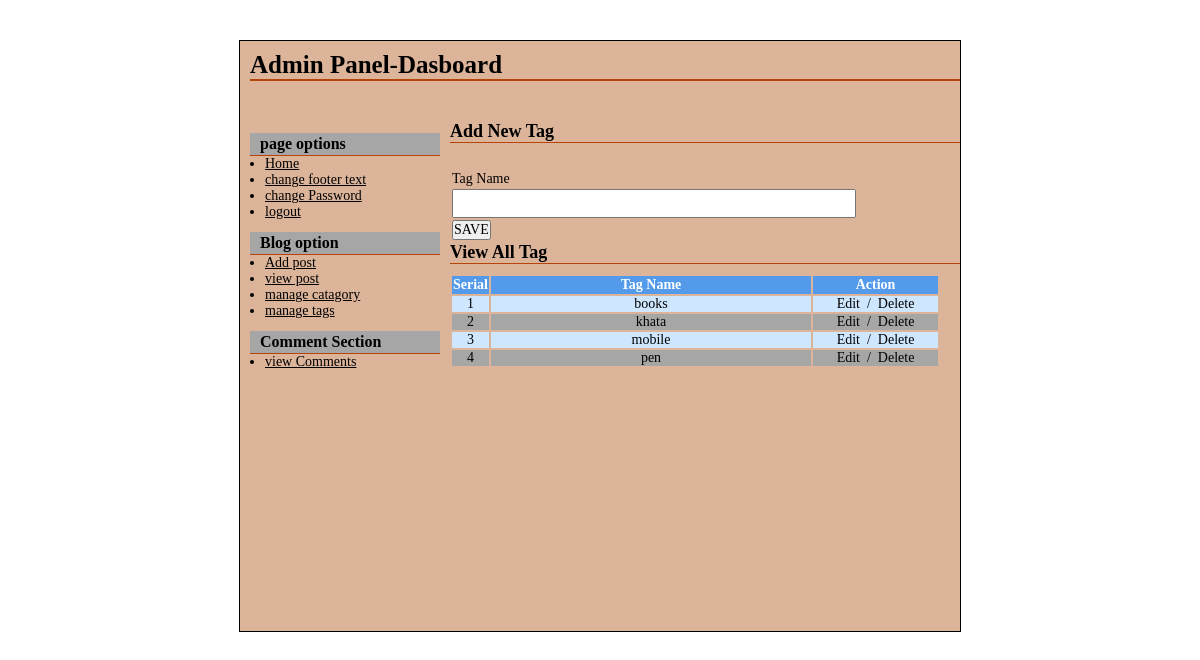
The app's page /admin/manage-tag.php (signed in) with its own data.
### tables this page shows
CREATE TABLE IF NOT EXISTS `tbl_tag` (
  `tag_id` int(11) NOT NULL AUTO_INCREMENT,
  `tag_name` varchar(256) NOT NULL,
  PRIMARY KEY (`tag_id`)
);

### admin/manage-tag.php (the view, shortened to what this page needs)
 <?php
include("../config.php");
?>
 <?php include("header.php");?>
<h2>Add New Tag</h2>
<p>&nbsp;</p>
<form action="" method="post">
<table class="tbl1">
<tr>
<td>Tag Name</td>
</tr>
<tr>
<td><input class="medium" type="text" name="tag_name"></td>
</tr>
<tr>
<td><input type="submit" value="SAVE" name="form1"></td>
</tr>
</table>
</form>
<h2>View All Tag</h2>
<table class="tbl2" width="70%">
<tr>
	<th width="3%">Serial</th>
	<th width="70%"> Tag Name</th>
	<th width="70%">Action</th>
</tr>
<?php
$i=0;
$statement=$db->prepare("SELECT * FROM tbl_tag ORDER BY tag_name ASC");
$statement->execute();
$result=$statement->fetchAll(PDO::FETCH_ASSOC);
foreach($result as $row)
{
	$i++;
?>
	<tr>
	<td><?php echo $i;?></td>
	<td><?php echo $row['tag_name'];?></td>
	<td><a class="fancybox" href="#inline<?php echo $i;?>" >Edit</a>
	&nbsp;/&nbsp;
	<a onclick='return confirmDelete();' href="manage-tag.php?id=<?php echo $row['tag_id'];?>">Delete</a></td>
</tr>
<?php
}
?>
</table>
<?php include("footer.php");?>

### styles_admin.css (style rules this page uses)
* { margin:0;padding:0; }
body { font-family:arial; font-size:14px; }
body,input,select,textarea { font-family:'Times New Roman',arial; font-size:14px; }
input.medium[type='text'], input.medium[type='password'] { width:400px; }
table.tbl1 { margin-top:10px; }
table.tbl1 tr td input[type='text'] { height:25px; line-height:25px; }
table.tbl2 { margin-top:10px; }
table.tbl2 tr td a { color:black; text-decoration:none; }
table.tbl2 tr th { background-color:#549AEA; color:white; padding:1px; }
table.tbl2 tr td { text-align:center; }
table.tbl2 tr:nth-child(2n+1) td { background-color:#A6A6A6; }
table.tbl2 tr:nth-child(2n) td { background-color:#CEE7FF; }
input[type='submit'] { cursor:pointer; }
#content h2 { color:black; font-size:18px; border-bottom:1px solid #B6450A; }

### records on screen
tbl_tag: tag_name "books"
tbl_tag: tag_name "khata"
tbl_tag: tag_name "mobile"
tbl_tag: tag_name "pen"
